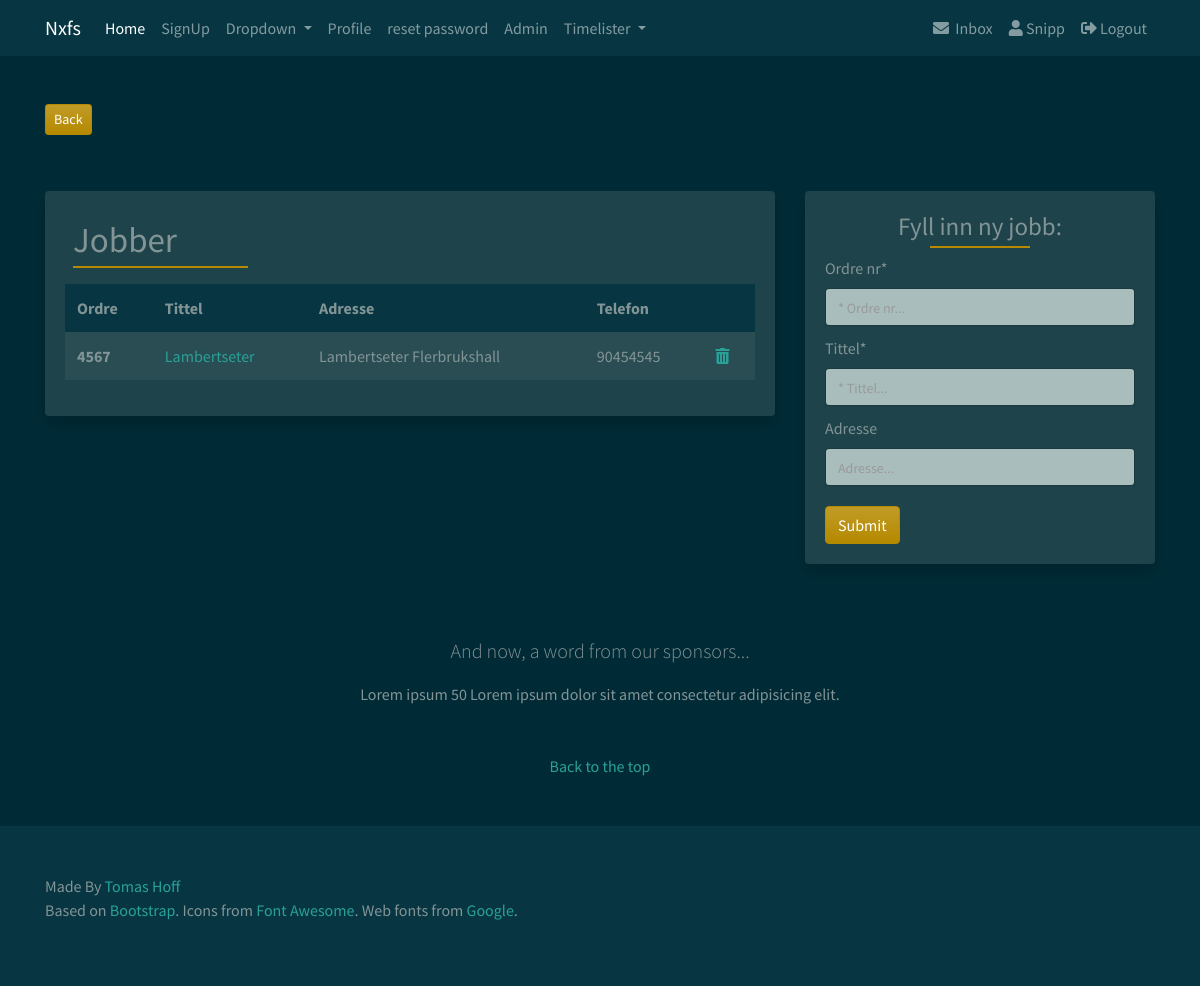
/jobb/ (signed in), run on the app's committed database.
### users/models.py (models this page shows, shortened)
class CustomUser(AbstractUser):
    objects = CustomUserManager()
    city = models.CharField(max_length=50, blank=True)
    country = models.CharField(max_length=50, blank=True)
    website = models.URLField(blank=True)
    phone = models.IntegerField(default=0)
    profile_picture = models.ImageField(
        upload_to='profile_image', default='default/profile.png')

### jobb/models.py (models this page shows)
class Jobber(models.Model):
    ordre_nr = models.PositiveSmallIntegerField(primary_key=True)
    tittel = models.CharField(max_length=64, unique=True, blank=True)
    adresse = models.CharField(max_length=256, blank=True)
    telefon_nr = models.CharField(max_length=64, blank=True)
    beskrivelse = models.TextField(blank=True)
    date = models.DateTimeField(auto_now_add=True)
    ferdig = models.BooleanField(default=False)
    matriell = models.ManyToManyField(JobbMatriell, blank=True)
    profile_picture = models.ImageField(
        upload_to='jobb_profile_image', default='default/jobb_profile.png')
    class Meta:
        verbose_name = 'Jobb'
        verbose_name_plural = 'Jobber'
    def __str__(self):
        return self.tittel

### jobb/views.py (the view)
# urls.py: path('', views.jobblist, name="jobblist"),
@login_required
def jobblist(request):
    jobb_list = models.Jobber.objects.all()
    most_recent = models.Jobber.objects.order_by('-date')
    paginator = Paginator(jobb_list, 10)
    page_request_var = 'page'
    page = request.GET.get(page_request_var)
    try:
        paginated_queryset = paginator.page(page)
    except PageNotAnInteger:
        paginated_queryset = paginator.page(1)
    except EmptyPage:
        paginated_queryset = paginator.page(paginator.num_pages)
    jobbform = JobberForm(request.POST or None)
    if request.method == "POST":
        if jobbform.is_valid():
            jobbform.save()
            messages.success(request, 'Jobb Lagt til')
            return redirect(request.META.get('HTTP_REFERER', redirect_if_referer_not_found))
    context = {
        'jobbform': jobbform,
        'queryset': paginated_queryset,
        'page_request_var': page_request_var,
        'most_recent': most_recent,
    }
    return render(request, 'jobb/jobblist.html', context)

### jobb/forms.py
class JobberForm(forms.ModelForm):
    ordre_nr = forms.CharField(max_length=4, required=True, widget=forms.TextInput(
        attrs={
            'placeholder': '* Ordre nr...',
        }))
    tittel = forms.CharField(max_length=64, widget=forms.TextInput(
        attrs={
            'placeholder': '* Tittel...',
        }))
    adresse = forms.CharField(max_length=256, required=False, widget=forms.TextInput(
        attrs={
            'placeholder': 'Adresse...',
        }))
    class Meta:
        model = Jobber
        fields = (
            'ordre_nr',
            'tittel',
            'adresse',
        )

### srv/context_processors.py (called while the page is built)
def custom_context(request):
    navbarloginform = LoginForm(request.POST or None)
    return {
        'navbarloginform': navbarloginform
    }

### templates/jobb/jobblist.html (shortened to what this page needs)
{% extends 'base.html' %}
{% block content %}
{% load crispy_forms_tags %}
<div class="col-lg-8">
    <div class="card border-0 shadow mb-4">
        <div class="card-body">
            <div class="d-flex justify-content-between">
                <div class="p-2">
                    <h2 class="card-body">Jobber</h2>
                </div>
                <div class="p-2"></div>
                <div class="p-2"></div>
            </div>
            <table class="table table-striped table-borderless">
                <thead class="thead-custom">
                    <tr>
                        <th scope="col">Ordre</th>
                        <th scope="col">Tittel</th>
                        <th scope="col">Adresse</th>
                        <th scope="col">Telefon</th>
                        <th scope="col"></th>
                    </tr>
                </thead>
                <tbody>
                    {% for jobber in most_recent %}
                    <tr>
                        <th scope="row">{{ jobber.ordre_nr }}</th>
                        <td><a href="{% url 'jobbdetail' jobb_id=jobber.ordre_nr %}">{{ jobber }}</a></td>
                        <td>{{ jobber.adresse }}</td>
                        <td>{{ jobber.telefon_nr }}</td>
                        <td><a href="{% url 'delete_jobber' jobber.ordre_nr %}" class="confirm-delete"
                                data-toggle="modal" data-target="#confirmTimerDeleteModal"
                                id="deleteButton{{jobber.ordre_nr}}">
                                <i class="fas fa-trash-alt" tooltip-toggle="tooltip" title="Delete"></i></a>
                        </td>
                    </tr>
                    {% endfor %}
                </tbody>
            </table>
        </div>
    </div>
</div>
<div class="col-lg-4">
    <div class="card border-0 shadow mb-4 d-none d-lg-block">
        <div class="card-body">
            <div class="form-group">
                <h2>Fyll inn ny jobb:
                </h2>
                <form method="POST" action=".">
                    {{ jobbform|crispy }}
                    <button type="submit" class="btn btn-primary button-card">Submit</button>
                </form>
            </div>
        </div>
    </div>
</div>
{% endblock content %}

### templates/func/name.html
{% if user.first_name == '' %}
{{ user.username|title }}
{% else %}
{{ user.first_name|title }} {{ user.last_name|title }}
{% endif %}

### static_in_env/css/custom.css (style rules this page uses)
* { margin: 0; padding: 0; }
.button-card { margin-top: 10px !important; }
.card-body h2 { font-weight: 500; font-size: 35px; text-align: left; position: relative; padding: 0px 0 5px; margin-bottom: 10px; }
.card-body h2::after { background: #B58900; width: 175px; height: 2px; content: ""; position: absolute; top: 100%; left: 0%; transform: translateX(-0%); -o-transform: translateX(-0%); -ms-transform: translateX(-0%); -moz-transform: translateX(-0%); -webkit-transform: translateX(-0%); }
.thead-custom th { background-color: #073642; }
.form-group { margin-bottom: 0px !important; }
.form-group input { margin-bottom: 10px !important; }
.form-group h2 { font-weight: 400; font-size: 25px; text-align: center; position: relative; padding: 0px 0 5px; margin-bottom: 10px; }
.form-group h2::after { background: #B58900; width: 100px; height: 2px; content: ""; position: absolute; top: 100%; left: 50%; transform: translateX(-50%); -o-transform: translateX(-50%); -ms-transform: translateX(-50%); -moz-transform: translateX(-50%); -webkit-transform: translateX(-50%); }
.form-group label { font-size: 16px; padding: 0px; }

### data on the page
CustomUser: username "Snipp"
Jobber: ordre_nr "4567", tittel "Lambertseter", adresse "Lambertseter Flerbrukshall", telefon_nr "90454545"
